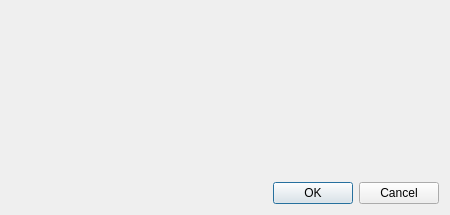
<?xml version="1.0" encoding="UTF-8"?>
<ui version="4.0">
 <class>MyConfirmDlg</class>
 <widget class="QDialog" name="MyConfirmDlg">
  <property name="geometry">
   <rect>
    <x>0</x>
    <y>0</y>
    <width>450</width>
    <height>215</height>
   </rect>
  </property>
  <property name="windowTitle">
   <string>Confirm</string>
  </property>
  <layout class="QGridLayout" name="gridLayout">
   <item row="0" column="0">
    <layout class="QVBoxLayout" name="verticalLayout">
     <item>
      <widget class="QLabel" name="label">
       <property name="text">
        <string/>
       </property>
      </widget>
     </item>
     <item>
      <widget class="QLabel" name="label_2">
       <property name="text">
        <string/>
       </property>
      </widget>
     </item>
     <item>
      <widget class="QLabel" name="label_3">
       <property name="text">
        <string/>
       </property>
      </widget>
     </item>
     <item>
      <widget class="QDialogButtonBox" name="buttonBox">
       <property name="layoutDirection">
        <enum>Qt::LeftToRight</enum>
       </property>
       <property name="orientation">
        <enum>Qt::Horizontal</enum>
       </property>
       <property name="standardButtons">
        <set>QDialogButtonBox::Cancel|QDialogButtonBox::Ok</set>
       </property>
      </widget>
     </item>
    </layout>
   </item>
  </layout>
 </widget>
 <resources/>
 <connections>
  <connection>
   <sender>buttonBox</sender>
   <signal>accepted()</signal>
   <receiver>MyConfirmDlg</receiver>
   <slot>accept()</slot>
   <hints>
    <hint type="sourcelabel">
     <x>239</x>
     <y>157</y>
    </hint>
    <hint type="destinationlabel">
     <x>157</x>
     <y>170</y>
    </hint>
   </hints>
  </connection>
  <connection>
   <sender>buttonBox</sender>
   <signal>rejected()</signal>
   <receiver>MyConfirmDlg</receiver>
   <slot>reject()</slot>
   <hints>
    <hint type="sourcelabel">
     <x>307</x>
     <y>163</y>
    </hint>
    <hint type="destinationlabel">
     <x>286</x>
     <y>170</y>
    </hint>
   </hints>
  </connection>
 </connections>
</ui>
